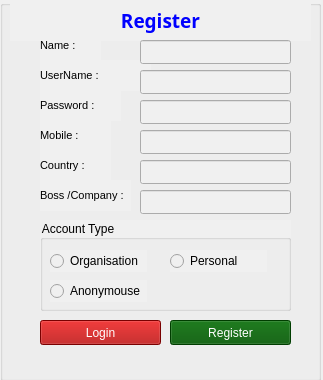
<?xml version="1.0" encoding="UTF-8"?>
<ui version="4.0">
 <class>loginForm</class>
 <widget class="QDialog" name="loginForm">
  <property name="geometry">
   <rect>
    <x>0</x>
    <y>0</y>
    <width>323</width>
    <height>380</height>
   </rect>
  </property>
  <property name="windowTitle">
   <string>Twitterak</string>
  </property>
  <widget class="QGroupBox" name="groupBox">
   <property name="geometry">
    <rect>
     <x>10</x>
     <y>40</y>
     <width>301</width>
     <height>301</height>
    </rect>
   </property>
   <property name="title">
    <string/>
   </property>
   <widget class="QLabel" name="label">
    <property name="geometry">
     <rect>
      <x>30</x>
      <y>20</y>
      <width>111</width>
      <height>31</height>
     </rect>
    </property>
    <property name="font">
     <font>
      <pointsize>9</pointsize>
     </font>
    </property>
    <property name="text">
     <string>UserName : </string>
    </property>
   </widget>
   <widget class="QLabel" name="label_2">
    <property name="geometry">
     <rect>
      <x>30</x>
      <y>70</y>
      <width>111</width>
      <height>31</height>
     </rect>
    </property>
    <property name="font">
     <font>
      <pointsize>9</pointsize>
     </font>
    </property>
    <property name="text">
     <string>Password : </string>
    </property>
    <property name="textFormat">
     <enum>Qt::PlainText</enum>
    </property>
   </widget>
   <widget class="QLineEdit" name="txtloginuser">
    <property name="geometry">
     <rect>
      <x>30</x>
      <y>50</y>
      <width>241</width>
      <height>24</height>
     </rect>
    </property>
   </widget>
   <widget class="QLineEdit" name="txtloginpass">
    <property name="geometry">
     <rect>
      <x>30</x>
      <y>100</y>
      <width>241</width>
      <height>24</height>
     </rect>
    </property>
   </widget>
   <widget class="QPushButton" name="pushButton">
    <property name="geometry">
     <rect>
      <x>30</x>
      <y>150</y>
      <width>241</width>
      <height>25</height>
     </rect>
    </property>
    <property name="font">
     <font>
      <pointsize>8</pointsize>
     </font>
    </property>
    <property name="styleSheet">
     <string notr="true">color: rgb(255, 255, 255);
background-color: rgb(0, 0, 127);</string>
    </property>
    <property name="text">
     <string>Login</string>
    </property>
   </widget>
   <widget class="QPushButton" name="pushButton_2">
    <property name="geometry">
     <rect>
      <x>30</x>
      <y>180</y>
      <width>241</width>
      <height>25</height>
     </rect>
    </property>
    <property name="styleSheet">
     <string notr="true">background-color: rgb(170, 0, 0);
color: rgb(255, 255, 255);</string>
    </property>
    <property name="text">
     <string>Exit</string>
    </property>
   </widget>
   <widget class="QPushButton" name="pushButton_3">
    <property name="geometry">
     <rect>
      <x>30</x>
      <y>240</y>
      <width>241</width>
      <height>25</height>
     </rect>
    </property>
    <property name="styleSheet">
     <string notr="true">background-color: rgb(0, 85, 0);
color: rgb(255, 255, 255);</string>
    </property>
    <property name="text">
     <string>Register</string>
    </property>
   </widget>
   <widget class="Line" name="line">
    <property name="geometry">
     <rect>
      <x>30</x>
      <y>220</y>
      <width>241</width>
      <height>16</height>
     </rect>
    </property>
    <property name="orientation">
     <enum>Qt::Horizontal</enum>
    </property>
   </widget>
  </widget>
  <widget class="QLabel" name="label_5">
   <property name="geometry">
    <rect>
     <x>10</x>
     <y>0</y>
     <width>301</width>
     <height>41</height>
    </rect>
   </property>
   <property name="font">
    <font>
     <family>Noto Sans</family>
     <pointsize>14</pointsize>
     <weight>75</weight>
     <italic>false</italic>
     <bold>true</bold>
     <underline>false</underline>
    </font>
   </property>
   <property name="styleSheet">
    <string notr="true">color: rgb(0, 0, 255);</string>
   </property>
   <property name="text">
    <string>Login</string>
   </property>
   <property name="alignment">
    <set>Qt::AlignCenter</set>
   </property>
  </widget>
  <widget class="QGroupBox" name="groupBox_2">
   <property name="geometry">
    <rect>
     <x>0</x>
     <y>0</y>
     <width>321</width>
     <height>381</height>
    </rect>
   </property>
   <property name="styleSheet">
    <string notr="true">background-color: rgb(240, 240, 240);</string>
   </property>
   <property name="title">
    <string/>
   </property>
   <widget class="QLabel" name="label_6">
    <property name="geometry">
     <rect>
      <x>10</x>
      <y>0</y>
      <width>301</width>
      <height>41</height>
     </rect>
    </property>
    <property name="font">
     <font>
      <family>Noto Sans</family>
      <pointsize>14</pointsize>
      <weight>75</weight>
      <italic>false</italic>
      <bold>true</bold>
      <underline>false</underline>
     </font>
    </property>
    <property name="styleSheet">
     <string notr="true">color: rgb(0, 0, 255);</string>
    </property>
    <property name="text">
     <string>Register</string>
    </property>
    <property name="alignment">
     <set>Qt::AlignCenter</set>
    </property>
   </widget>
   <widget class="QLabel" name="UserNameLable">
    <property name="geometry">
     <rect>
      <x>40</x>
      <y>60</y>
      <width>111</width>
      <height>31</height>
     </rect>
    </property>
    <property name="font">
     <font>
      <pointsize>8</pointsize>
     </font>
    </property>
    <property name="styleSheet">
     <string notr="true">color: rgb(0, 0, 0);</string>
    </property>
    <property name="text">
     <string>UserName : </string>
    </property>
   </widget>
   <widget class="QLabel" name="PasswordLable">
    <property name="geometry">
     <rect>
      <x>40</x>
      <y>90</y>
      <width>81</width>
      <height>31</height>
     </rect>
    </property>
    <property name="font">
     <font>
      <pointsize>8</pointsize>
     </font>
    </property>
    <property name="styleSheet">
     <string notr="true">color: rgb(0, 0, 0);</string>
    </property>
    <property name="text">
     <string>Password : </string>
    </property>
    <property name="textFormat">
     <enum>Qt::PlainText</enum>
    </property>
   </widget>
   <widget class="QLineEdit" name="txtusername">
    <property name="geometry">
     <rect>
      <x>140</x>
      <y>70</y>
      <width>151</width>
      <height>24</height>
     </rect>
    </property>
    <property name="styleSheet">
     <string notr="true">color: rgb(0, 0, 0);</string>
    </property>
   </widget>
   <widget class="QLineEdit" name="txtpass">
    <property name="geometry">
     <rect>
      <x>140</x>
      <y>100</y>
      <width>151</width>
      <height>24</height>
     </rect>
    </property>
    <property name="styleSheet">
     <string notr="true">color: rgb(0, 0, 0);</string>
    </property>
   </widget>
   <widget class="QLineEdit" name="txtmobile">
    <property name="geometry">
     <rect>
      <x>140</x>
      <y>130</y>
      <width>151</width>
      <height>24</height>
     </rect>
    </property>
    <property name="styleSheet">
     <string notr="true">color: rgb(0, 0, 0);</string>
    </property>
   </widget>
   <widget class="QLabel" name="MobileLable">
    <property name="geometry">
     <rect>
      <x>40</x>
      <y>120</y>
      <width>71</width>
      <height>31</height>
     </rect>
    </property>
    <property name="font">
     <font>
      <pointsize>8</pointsize>
     </font>
    </property>
    <property name="styleSheet">
     <string notr="true">color: rgb(0, 0, 0);</string>
    </property>
    <property name="text">
     <string>Mobile : </string>
    </property>
   </widget>
   <widget class="QLabel" name="CountryLable">
    <property name="geometry">
     <rect>
      <x>40</x>
      <y>150</y>
      <width>71</width>
      <height>31</height>
     </rect>
    </property>
    <property name="font">
     <font>
      <pointsize>8</pointsize>
     </font>
    </property>
    <property name="styleSheet">
     <string notr="true">color: rgb(0, 0, 0);</string>
    </property>
    <property name="text">
     <string>Country : </string>
    </property>
   </widget>
   <widget class="QLineEdit" name="txtcountry">
    <property name="geometry">
     <rect>
      <x>140</x>
      <y>160</y>
      <width>151</width>
      <height>24</height>
     </rect>
    </property>
    <property name="styleSheet">
     <string notr="true">color: rgb(0, 0, 0);</string>
    </property>
   </widget>
   <widget class="QGroupBox" name="groupBox_3">
    <property name="geometry">
     <rect>
      <x>40</x>
      <y>220</y>
      <width>251</width>
      <height>91</height>
     </rect>
    </property>
    <property name="styleSheet">
     <string notr="true">color: rgb(0, 0, 0);</string>
    </property>
    <property name="title">
     <string>Account Type</string>
    </property>
    <widget class="QRadioButton" name="radioButton">
     <property name="geometry">
      <rect>
       <x>10</x>
       <y>30</y>
       <width>97</width>
       <height>22</height>
      </rect>
     </property>
     <property name="text">
      <string>Organisation</string>
     </property>
    </widget>
    <widget class="QRadioButton" name="radioButton_2">
     <property name="geometry">
      <rect>
       <x>10</x>
       <y>60</y>
       <width>97</width>
       <height>22</height>
      </rect>
     </property>
     <property name="text">
      <string>Anonymouse</string>
     </property>
    </widget>
    <widget class="QRadioButton" name="radioButton_3">
     <property name="geometry">
      <rect>
       <x>130</x>
       <y>30</y>
       <width>97</width>
       <height>22</height>
      </rect>
     </property>
     <property name="text">
      <string>Personal</string>
     </property>
    </widget>
   </widget>
   <widget class="QPushButton" name="pushButton_7">
    <property name="geometry">
     <rect>
      <x>170</x>
      <y>320</y>
      <width>121</width>
      <height>25</height>
     </rect>
    </property>
    <property name="styleSheet">
     <string notr="true">background-color: rgb(0, 85, 0);
color: rgb(255, 255, 255);</string>
    </property>
    <property name="text">
     <string>Register</string>
    </property>
   </widget>
   <widget class="QPushButton" name="pushButton_8">
    <property name="geometry">
     <rect>
      <x>40</x>
      <y>320</y>
      <width>121</width>
      <height>25</height>
     </rect>
    </property>
    <property name="styleSheet">
     <string notr="true">background-color: rgb(0, 85, 0);
background-color: rgb(170, 0, 0);
color: rgb(255, 255, 255);</string>
    </property>
    <property name="text">
     <string>Login</string>
    </property>
   </widget>
   <widget class="QLineEdit" name="txtboss">
    <property name="geometry">
     <rect>
      <x>140</x>
      <y>190</y>
      <width>151</width>
      <height>24</height>
     </rect>
    </property>
    <property name="styleSheet">
     <string notr="true">color: rgb(0, 0, 0);</string>
    </property>
   </widget>
   <widget class="QLabel" name="BossLable">
    <property name="geometry">
     <rect>
      <x>40</x>
      <y>180</y>
      <width>91</width>
      <height>31</height>
     </rect>
    </property>
    <property name="font">
     <font>
      <pointsize>8</pointsize>
     </font>
    </property>
    <property name="styleSheet">
     <string notr="true">color: rgb(0, 0, 0);</string>
    </property>
    <property name="text">
     <string>Boss /Company :</string>
    </property>
    <property name="textFormat">
     <enum>Qt::PlainText</enum>
    </property>
   </widget>
   <widget class="QLineEdit" name="txtname">
    <property name="geometry">
     <rect>
      <x>140</x>
      <y>40</y>
      <width>151</width>
      <height>24</height>
     </rect>
    </property>
    <property name="styleSheet">
     <string notr="true">color: rgb(0, 0, 0);</string>
    </property>
   </widget>
   <widget class="QLabel" name="NameLable">
    <property name="geometry">
     <rect>
      <x>40</x>
      <y>30</y>
      <width>61</width>
      <height>31</height>
     </rect>
    </property>
    <property name="font">
     <font>
      <pointsize>8</pointsize>
     </font>
    </property>
    <property name="styleSheet">
     <string notr="true">color: rgb(0, 0, 0);</string>
    </property>
    <property name="text">
     <string>Name : </string>
    </property>
   </widget>
  </widget>
 </widget>
 <resources/>
 <connections>
  <connection>
   <sender>pushButton_8</sender>
   <signal>clicked()</signal>
   <receiver>groupBox_2</receiver>
   <slot>hide()</slot>
   <hints>
    <hint type="sourcelabel">
     <x>117</x>
     <y>335</y>
    </hint>
    <hint type="destinationlabel">
     <x>85</x>
     <y>180</y>
    </hint>
   </hints>
  </connection>
  <connection>
   <sender>pushButton_3</sender>
   <signal>clicked()</signal>
   <receiver>groupBox_2</receiver>
   <slot>show()</slot>
   <hints>
    <hint type="sourcelabel">
     <x>159</x>
     <y>293</y>
    </hint>
    <hint type="destinationlabel">
     <x>15</x>
     <y>164</y>
    </hint>
   </hints>
  </connection>
  <connection>
   <sender>radioButton_2</sender>
   <signal>clicked()</signal>
   <receiver>BossLable</receiver>
   <slot>hide()</slot>
   <hints>
    <hint type="sourcelabel">
     <x>109</x>
     <y>292</y>
    </hint>
    <hint type="destinationlabel">
     <x>46</x>
     <y>195</y>
    </hint>
   </hints>
  </connection>
  <connection>
   <sender>radioButton_2</sender>
   <signal>clicked()</signal>
   <receiver>txtboss</receiver>
   <slot>hide()</slot>
   <hints>
    <hint type="sourcelabel">
     <x>121</x>
     <y>290</y>
    </hint>
    <hint type="destinationlabel">
     <x>156</x>
     <y>199</y>
    </hint>
   </hints>
  </connection>
  <connection>
   <sender>radioButton_2</sender>
   <signal>clicked()</signal>
   <receiver>CountryLable</receiver>
   <slot>hide()</slot>
   <hints>
    <hint type="sourcelabel">
     <x>81</x>
     <y>293</y>
    </hint>
    <hint type="destinationlabel">
     <x>79</x>
     <y>163</y>
    </hint>
   </hints>
  </connection>
  <connection>
   <sender>radioButton_2</sender>
   <signal>clicked()</signal>
   <receiver>txtcountry</receiver>
   <slot>hide()</slot>
   <hints>
    <hint type="sourcelabel">
     <x>60</x>
     <y>292</y>
    </hint>
    <hint type="destinationlabel">
     <x>189</x>
     <y>170</y>
    </hint>
   </hints>
  </connection>
  <connection>
   <sender>radioButton_2</sender>
   <signal>clicked()</signal>
   <receiver>MobileLable</receiver>
   <slot>hide()</slot>
   <hints>
    <hint type="sourcelabel">
     <x>73</x>
     <y>288</y>
    </hint>
    <hint type="destinationlabel">
     <x>61</x>
     <y>140</y>
    </hint>
   </hints>
  </connection>
  <connection>
   <sender>radioButton_2</sender>
   <signal>clicked()</signal>
   <receiver>txtmobile</receiver>
   <slot>hide()</slot>
   <hints>
    <hint type="sourcelabel">
     <x>96</x>
     <y>287</y>
    </hint>
    <hint type="destinationlabel">
     <x>156</x>
     <y>138</y>
    </hint>
   </hints>
  </connection>
  <connection>
   <sender>radioButton_2</sender>
   <signal>clicked()</signal>
   <receiver>NameLable</receiver>
   <slot>hide()</slot>
   <hints>
    <hint type="sourcelabel">
     <x>86</x>
     <y>285</y>
    </hint>
    <hint type="destinationlabel">
     <x>62</x>
     <y>46</y>
    </hint>
   </hints>
  </connection>
  <connection>
   <sender>radioButton_2</sender>
   <signal>clicked()</signal>
   <receiver>txtname</receiver>
   <slot>hide()</slot>
   <hints>
    <hint type="sourcelabel">
     <x>101</x>
     <y>289</y>
    </hint>
    <hint type="destinationlabel">
     <x>189</x>
     <y>59</y>
    </hint>
   </hints>
  </connection>
  <connection>
   <sender>radioButton</sender>
   <signal>clicked()</signal>
   <receiver>BossLable</receiver>
   <slot>show()</slot>
   <hints>
    <hint type="sourcelabel">
     <x>93</x>
     <y>260</y>
    </hint>
    <hint type="destinationlabel">
     <x>43</x>
     <y>192</y>
    </hint>
   </hints>
  </connection>
  <connection>
   <sender>radioButton</sender>
   <signal>clicked()</signal>
   <receiver>CountryLable</receiver>
   <slot>show()</slot>
   <hints>
    <hint type="sourcelabel">
     <x>116</x>
     <y>256</y>
    </hint>
    <hint type="destinationlabel">
     <x>48</x>
     <y>161</y>
    </hint>
   </hints>
  </connection>
  <connection>
   <sender>radioButton</sender>
   <signal>clicked()</signal>
   <receiver>MobileLable</receiver>
   <slot>show()</slot>
   <hints>
    <hint type="sourcelabel">
     <x>102</x>
     <y>263</y>
    </hint>
    <hint type="destinationlabel">
     <x>48</x>
     <y>123</y>
    </hint>
   </hints>
  </connection>
  <connection>
   <sender>radioButton</sender>
   <signal>clicked()</signal>
   <receiver>NameLable</receiver>
   <slot>show()</slot>
   <hints>
    <hint type="sourcelabel">
     <x>127</x>
     <y>254</y>
    </hint>
    <hint type="destinationlabel">
     <x>47</x>
     <y>50</y>
    </hint>
   </hints>
  </connection>
  <connection>
   <sender>radioButton</sender>
   <signal>clicked()</signal>
   <receiver>txtname</receiver>
   <slot>show()</slot>
   <hints>
    <hint type="sourcelabel">
     <x>113</x>
     <y>263</y>
    </hint>
    <hint type="destinationlabel">
     <x>141</x>
     <y>51</y>
    </hint>
   </hints>
  </connection>
  <connection>
   <sender>radioButton</sender>
   <signal>clicked()</signal>
   <receiver>txtmobile</receiver>
   <slot>show()</slot>
   <hints>
    <hint type="sourcelabel">
     <x>111</x>
     <y>258</y>
    </hint>
    <hint type="destinationlabel">
     <x>145</x>
     <y>146</y>
    </hint>
   </hints>
  </connection>
  <connection>
   <sender>radioButton_2</sender>
   <signal>clicked()</signal>
   <receiver>txtcountry</receiver>
   <slot>show()</slot>
   <hints>
    <hint type="sourcelabel">
     <x>119</x>
     <y>289</y>
    </hint>
    <hint type="destinationlabel">
     <x>144</x>
     <y>169</y>
    </hint>
   </hints>
  </connection>
  <connection>
   <sender>radioButton_2</sender>
   <signal>clicked()</signal>
   <receiver>txtboss</receiver>
   <slot>show()</slot>
   <hints>
    <hint type="sourcelabel">
     <x>101</x>
     <y>290</y>
    </hint>
    <hint type="destinationlabel">
     <x>145</x>
     <y>198</y>
    </hint>
   </hints>
  </connection>
  <connection>
   <sender>radioButton_3</sender>
   <signal>clicked()</signal>
   <receiver>txtboss</receiver>
   <slot>show()</slot>
   <hints>
    <hint type="sourcelabel">
     <x>217</x>
     <y>257</y>
    </hint>
    <hint type="destinationlabel">
     <x>283</x>
     <y>202</y>
    </hint>
   </hints>
  </connection>
  <connection>
   <sender>radioButton_3</sender>
   <signal>clicked()</signal>
   <receiver>txtcountry</receiver>
   <slot>show()</slot>
   <hints>
    <hint type="sourcelabel">
     <x>198</x>
     <y>261</y>
    </hint>
    <hint type="destinationlabel">
     <x>256</x>
     <y>173</y>
    </hint>
   </hints>
  </connection>
  <connection>
   <sender>radioButton_3</sender>
   <signal>clicked()</signal>
   <receiver>txtmobile</receiver>
   <slot>show()</slot>
   <hints>
    <hint type="sourcelabel">
     <x>231</x>
     <y>250</y>
    </hint>
    <hint type="destinationlabel">
     <x>231</x>
     <y>148</y>
    </hint>
   </hints>
  </connection>
  <connection>
   <sender>radioButton_3</sender>
   <signal>clicked()</signal>
   <receiver>txtname</receiver>
   <slot>show()</slot>
   <hints>
    <hint type="sourcelabel">
     <x>266</x>
     <y>250</y>
    </hint>
    <hint type="destinationlabel">
     <x>266</x>
     <y>54</y>
    </hint>
   </hints>
  </connection>
  <connection>
   <sender>radioButton_3</sender>
   <signal>clicked()</signal>
   <receiver>BossLable</receiver>
   <slot>show()</slot>
   <hints>
    <hint type="sourcelabel">
     <x>199</x>
     <y>259</y>
    </hint>
    <hint type="destinationlabel">
     <x>104</x>
     <y>194</y>
    </hint>
   </hints>
  </connection>
  <connection>
   <sender>radioButton_3</sender>
   <signal>clicked()</signal>
   <receiver>CountryLable</receiver>
   <slot>show()</slot>
   <hints>
    <hint type="sourcelabel">
     <x>177</x>
     <y>255</y>
    </hint>
    <hint type="destinationlabel">
     <x>105</x>
     <y>161</y>
    </hint>
   </hints>
  </connection>
  <connection>
   <sender>radioButton_3</sender>
   <signal>clicked()</signal>
   <receiver>MobileLable</receiver>
   <slot>show()</slot>
   <hints>
    <hint type="sourcelabel">
     <x>212</x>
     <y>264</y>
    </hint>
    <hint type="destinationlabel">
     <x>92</x>
     <y>129</y>
    </hint>
   </hints>
  </connection>
  <connection>
   <sender>radioButton_3</sender>
   <signal>clicked()</signal>
   <receiver>NameLable</receiver>
   <slot>show()</slot>
   <hints>
    <hint type="sourcelabel">
     <x>243</x>
     <y>263</y>
    </hint>
    <hint type="destinationlabel">
     <x>89</x>
     <y>48</y>
    </hint>
   </hints>
  </connection>
  <connection>
   <sender>radioButton_2</sender>
   <signal>clicked()</signal>
   <receiver>txtboss</receiver>
   <slot>hide()</slot>
   <hints>
    <hint type="sourcelabel">
     <x>137</x>
     <y>291</y>
    </hint>
    <hint type="destinationlabel">
     <x>207</x>
     <y>191</y>
    </hint>
   </hints>
  </connection>
  <connection>
   <sender>radioButton_2</sender>
   <signal>clicked()</signal>
   <receiver>txtcountry</receiver>
   <slot>hide()</slot>
   <hints>
    <hint type="sourcelabel">
     <x>121</x>
     <y>289</y>
    </hint>
    <hint type="destinationlabel">
     <x>163</x>
     <y>176</y>
    </hint>
   </hints>
  </connection>
  <connection>
   <sender>radioButton</sender>
   <signal>clicked()</signal>
   <receiver>txtboss</receiver>
   <slot>show()</slot>
   <hints>
    <hint type="sourcelabel">
     <x>132</x>
     <y>255</y>
    </hint>
    <hint type="destinationlabel">
     <x>146</x>
     <y>208</y>
    </hint>
   </hints>
  </connection>
  <connection>
   <sender>radioButton</sender>
   <signal>clicked()</signal>
   <receiver>txtcountry</receiver>
   <slot>show()</slot>
   <hints>
    <hint type="sourcelabel">
     <x>127</x>
     <y>251</y>
    </hint>
    <hint type="destinationlabel">
     <x>225</x>
     <y>171</y>
    </hint>
   </hints>
  </connection>
 </connections>
</ui>
